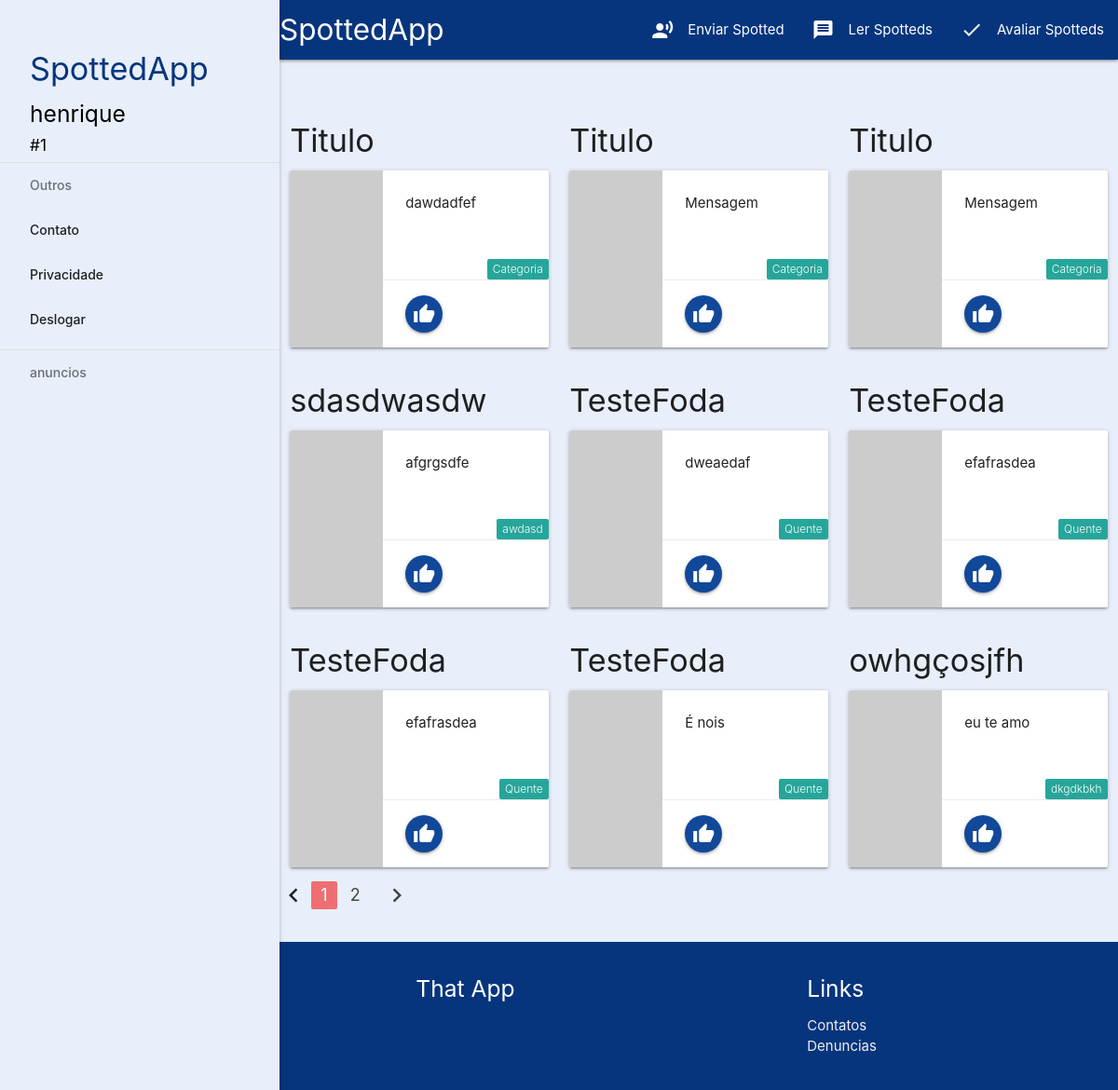
The page /spotteds/ (signed in) on the database as committed earlier.
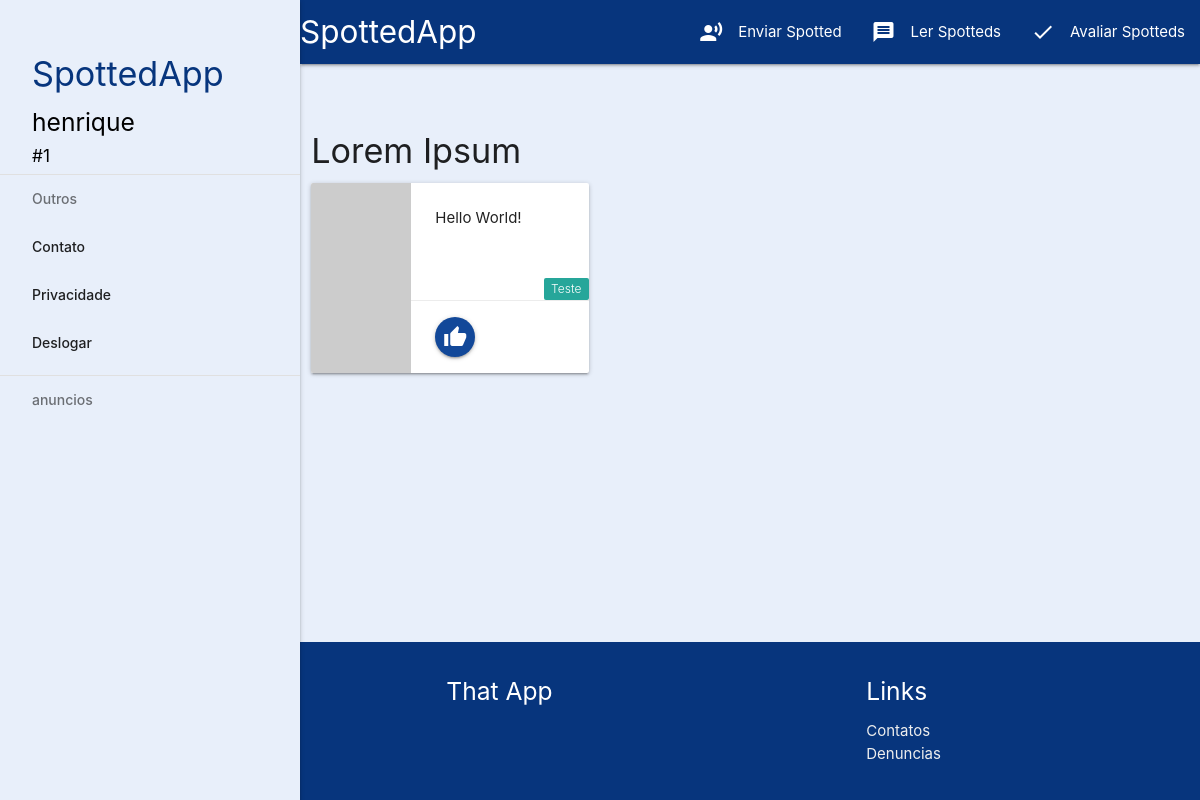
The same page on the database as committed later.
### core/models.py (models this page shows)
class Spotteds(models.Model):
    titulo = models.CharField(max_length=64)
    texto = models.TextField(max_length=768)
    categoria = models.CharField(max_length=16)
    aceito = models.BooleanField(default=False)
    avaliado = models.BooleanField(default=False)

### core/views.py (the view)
# urls.py: path('spotteds/',listarSpotteds),
def listarSpotteds(request):
    if (request.method == 'GET'):
        page = request.GET.get('page', 1)
        spotteds_list = Spotteds.objects.filter(aceito=1).order_by('-id')
        paginator = Paginator(spotteds_list, 9)
        spotteds_list = paginator.page(page)
        return render(request, 'listaspoteds.html', {'spotteds_list':spotteds_list})

### templates/listaspoteds.html (shortened to what this page needs)
{% extends 'base.html' %}
{% block content%}
<div class="centered row" style='padding-top: 5%;'>
    {% for spotteds_list in spotteds_list %}
        <div class="col s12 l4">
            <h4 class="header">{{ spotteds_list.titulo }}</h2>
            <div class="card horizontal">
                <div class="card-image">
                    <img src="https://lorempixel.com/100/190/nature/">
                </div>
                <div class="card-stacked">
                    <div class="card-content">
                         <p>{{ spotteds_list.texto }}</p>
                    </div>
                        <a href="#"><span class="new badge" data-badge-caption="">{{ spotteds_list.categoria }}</span></a>
                    <div class="card-action">
                        <a class="btn-floating btn-medium waves-effect waves-light" style="background-color:#124899;"><i class="material-icons">thumb_up</i></a>
                    </div>
                </div>
            </div>
        </div>
    {% endfor %}
    {% if spotteds_list.has_other_pages %}
            <ul class="pagination">
                {% if spotteds_list.has_previous %}
                <li><a href="?page={{ spotteds_list.previous_page_number }}"><i class="material-icons">chevron_left</i></a></li>
                {% else %}
                <li class="disabled"><i class="material-icons">chevron_left</i></li>
                {% endif %}
                {% for i in spotteds_list.paginator.page_range %}
                    {% if spotteds_list.number == i %}
                        <li class="active"><a href="#!">{{ i }}</a></li>
                    {% else %}
                        <li><a href="?page={{ i }}">{{ i }}</a></li>
                    {% endif %}
                    {% endfor %}
                    {% if spotteds_list.has_next %}
                    <li><a href="?page={{ spotteds_list.next_page_number }}"><i class="material-icons">chevron_right</i></a></li>
                    {% else %}
                    <li class="disabled"><i class="material-icons">chevron_right</i></li>
                    {% endif %}
            </ul>
    {% endif %}
</div>
{% endblock %}

### templates/base.html (shortened to what this page needs)
<!DOCTYPE html>
{% load static %}
<html>
  <head>
      <link type="text/css" rel="stylesheet" href="{% static "css/materialize.min.css" %}" media="screen,projection" />
  </head>
  <main style='background-color: #e8effa'>
    {%include "navbar.html" %}
      {% block content %}
      {% endblock %}
  </main>
  {% include "footer.html" %}
</html>

### templates/navbar.html (shortened to what this page needs)
{% block navbar %}
{% load static %}
<nav style='background-color: #07357d;'>
    <div class="nav-wrapper">
        <a href="/spotteds" class="brand-logo left offset-s1">SpottedApp</a>
        <ul id="nav-mobile" class="right hide-on-small-and-down">
            <li>
                <a href="/enviar"><i class="material-icons left">record_voice_over</i>Enviar Spotted</a>
            </li>
            <li>
                <a href="/spotteds"><i class="material-icons left">message</i>Ler Spotteds</a>
            </li>
            {% if request.user.is_authenticated and request.user.is_superuser %}
            <li>
                <a href="/admin/spotteds"><i class="material-icons left">check</i>Avaliar Spotteds</a>
            </li>
            {% endif %}
        </ul>
        <div style='background-color: #e8effa'>
            <ul id="slide-out" class="sidenav sidenav-fixed" style='background-color: #e8effa'>
                {% if request.user.is_authenticated%}
                <li>
                    <div class="user-view" style='background-color: #e8effa'>
                        <h4 style='color: #07357d;'>SpottedApp</h4>
                        <h5 class="black-text">{{ request.user.username }}</h4>
                        <h6 class="black-text">#{{ request.user.id }}</h6>
                    </div>
                </li>
                {% endif %}
                <li>
                    <div class="divider"></div>
                </li>
                <li><a class="subheader">Outros</a></li>
                <li><a class="waves-effect" href="/contatos">Contato</a></li>
                <li><a class="waves-effect" href="/privacidade">Privacidade</a></li>
                {% if request.user.is_authenticated%}
                <li><a class="waves-effect" href="/logout">Deslogar</a></li>
                {% endif %}
                <li>
                    <div class="divider"></div>
                    <a class="subheader">anuncios</a></li>
            </ul>
        </div>
    </div>
</nav>
{% endblock %}

### templates/footer.html
{%block footer%}
<footer class="page-footer" style='background-color: #07357d;'>
    <div class="container">
        <div class="row">
            <div class="col l6 s12">
                <h5 class="white-text">That App</h5>
            </div>
            <div class="col l4 offset-l2 s12">
                <h5 class="white-text">Links</h5>
                <ul>
                    <li><a class="grey-text text-lighten-3" href="/contatos">Contatos</a></li>
                    <li><a class="grey-text text-lighten-3" href="/privacidade">Denuncias</a></li>
                </ul>
            </div>
        </div>
    </div>
</footer>
{%endblock%}

### templates/base.html (style rules this page uses)
main { flex: 1 0 auto; }
header, main, footer { padding-left: 300px; }

Rows that differ between the two databases and show on the page:
removed Spotteds: titulo "Titulo", texto "dawdadfef", categoria "Categoria"
removed Spotteds: titulo "Titulo", texto "Mensagem", categoria "Categoria"
removed Spotteds: titulo "Titulo", texto "Mensagem", categoria "Categoria"
removed Spotteds: titulo "sdasdwasdw", texto "afgrgsdfe", categoria "awdasd"
removed Spotteds: titulo "TesteFoda", texto "dweaedaf", categoria "Quente"
removed Spotteds: titulo "TesteFoda", texto "efafrasdea", categoria "Quente"
removed Spotteds: titulo "TesteFoda", texto "efafrasdea", categoria "Quente"
removed Spotteds: titulo "TesteFoda", texto "É nois", categoria "Quente"
removed Spotteds: titulo "owhgçosjfh", texto "eu te amo", categoria "dkgdkbkh"
added Spotteds: titulo "Lorem Ipsum", texto "Hello World!", categoria "Teste"
Other text that changed with them:
list line gone: "1"
list line gone: "2"
